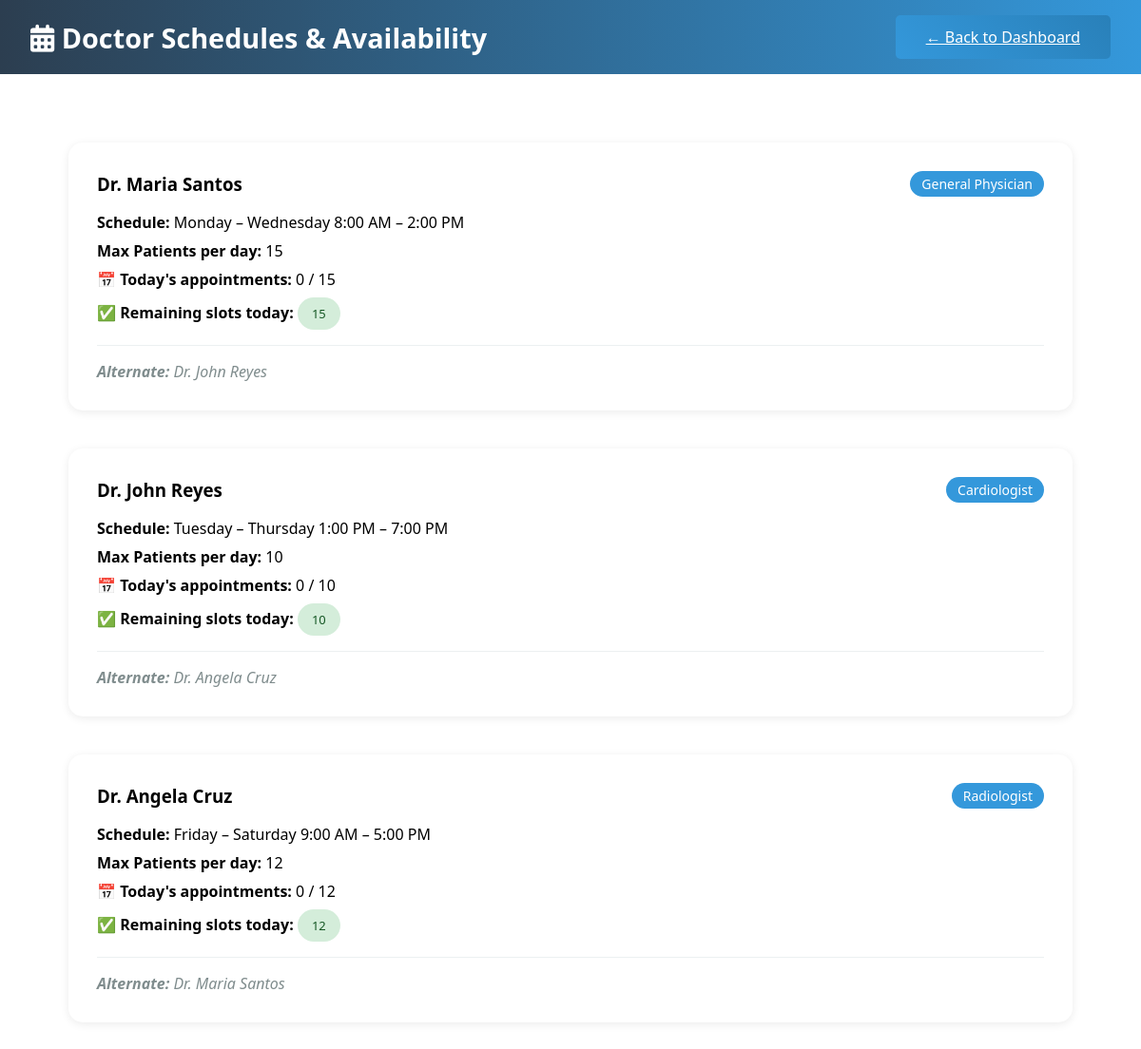
Screenshot of /doctor_schedule.php with the database file from the repository.
### tables this page shows
CREATE TABLE `doctors` (
  `doctor_id` int(11) NOT NULL,
  `doctor_name` varchar(100) NOT NULL,
  `specialization` varchar(50) DEFAULT NULL,
  `schedule` text DEFAULT NULL,
  `max_patients` int(11) DEFAULT NULL
);

### doctor_schedule.php (the view, shortened to what this page needs)
<?php include 'config.php'; ?>
<!DOCTYPE html>
<html lang="en">
<head>
    <link rel="stylesheet" href="style.css">
    <link href="https://cdnjs.cloudflare.com/ajax/libs/font-awesome/6.0.0/css/all.min.css" rel="stylesheet">
</head>
<body>
    <div class="container">
        <header>
            <h1><i class="fas fa-calendar-alt"></i> Doctor Schedules & Availability</h1>
            <a href="index.php" class="btn primary">← Back to Dashboard</a>
        </header>
        <main>
            <?php
            $doctors = $pdo->query("SELECT * FROM doctors ORDER BY doctor_id")->fetchAll();
            foreach ($doctors as $doctor):
                $stmt = $pdo->prepare("SELECT COUNT(*) FROM appointments WHERE doctor_id = ? AND DATE(appointment_date) = CURDATE() AND status != 'Cancelled'");
                $stmt->execute([$doctor['doctor_id']]);
                $today_count = $stmt->fetchColumn();
                $remaining = $doctor['max_patients'] - $today_count;
                $remaining_class = $remaining > 0 ? 'status completed' : 'status cancelled';
            ?>
            <div class="card">
                <div class="doctor-header">
                    <h3><?php echo htmlspecialchars($doctor['doctor_name']); ?></h3>
                    <span class="specialization"><?php echo htmlspecialchars($doctor['specialization']); ?></span>
                </div>
                <div class="schedule-info">
                    <div><strong>Schedule:</strong> <?php echo htmlspecialchars($doctor['schedule']); ?></div>
                    <div><strong>Max Patients per day:</strong> <?php echo $doctor['max_patients']; ?></div>
                    <div><strong>📅 Today's appointments:</strong> <?php echo $today_count; ?> / <?php echo $doctor['max_patients']; ?></div>
                    <div><strong>✅ Remaining slots today:</strong> <span class="<?php echo $remaining_class; ?>"><?php echo max(0, $remaining); ?></span></div>
                </div>
                <div class="alternate-doctor">
                    <strong>Alternate:</strong>
                    <?php
                    $alternates = [1 => 'Dr. John Reyes', 2 => 'Dr. Angela Cruz', 3 => 'Dr. Maria Santos'];
                    echo $alternates[$doctor['doctor_id']] ?? 'N/A';
                    ?>
                </div>
            </div>
            <?php endforeach; ?>
        </main>
    </div>
</body>
</html>

### style.css (style rules this page uses)
* { margin: 0; padding: 0; box-sizing: border-box; }
body { font-family: 'Segoe UI', Tahoma, Geneva, Verdana, sans-serif; background: linear-gradient(135deg, #667eea 0%, #764ba2 100%); min-height: 100vh; }
.container { max-width: 1400px; margin: 0 auto; background: white; min-height: 100vh; box-shadow: 0 0 20px rgba(0,0,0,0.1); }
header { background: linear-gradient(90deg, #2c3e50, #3498db); color: white; padding: 1rem 2rem; display: flex; justify-content: space-between; align-items: center; }
header h1 { font-size: 1.8rem; }
main { padding: 2rem; }
.btn { padding: 0.75rem 2rem; border: none; border-radius: 5px; font-size: 1rem; cursor: pointer; transition: all 0.3s; }
.btn.primary { background: linear-gradient(45deg, #3498db, #2980b9); color: white; }
.card { background: white; border-radius: 10px; box-shadow: 0 5px 15px rgba(0,0,0,0.1); padding: 1.5rem; margin-bottom: 1rem; }
.status { padding: 0.25rem 0.75rem; border-radius: 20px; font-size: 0.875rem; font-weight: 500; }
.status.completed { background: #d4edda; color: #155724; }
.doctor-header { display: flex; justify-content: space-between; align-items: center; margin-bottom: 1rem; }
.specialization { background: #3498db; color: white; padding: 0.25rem 0.75rem; border-radius: 20px; font-size: 0.875rem; }
.schedule-info div { margin-bottom: 0.5rem; }
.alternate-doctor { margin-top: 1rem; padding-top: 1rem; border-top: 1px solid #ecf0f1; font-style: italic; color: #7f8c8d; }
.card { background:white; margin:40px; padding:30px; border-radius:15px; box-shadow:0 2px 10px rgba(0,0,0,0.08); }
.status { background:#c8e6c9; color:#1b5e20; padding:8px 15px; border-radius:20px; font-size:13px; display:inline-block; }

### rows the page displays
doctors: doctor_name "Dr. Maria Santos", specialization "General Physician", schedule "Monday – Wednesday 8:00 AM – 2:00 PM", max_patients "15", today_count "0", doctor_id "Dr. John Reyes"
doctors: doctor_name "Dr. John Reyes", specialization "Cardiologist", schedule "Tuesday – Thursday 1:00 PM – 7:00 PM", max_patients "10", today_count "0", doctor_id "Dr. Angela Cruz"
doctors: doctor_name "Dr. Angela Cruz", specialization "Radiologist", schedule "Friday – Saturday 9:00 AM – 5:00 PM", max_patients "12", today_count "0", doctor_id "Dr. Maria Santos"
